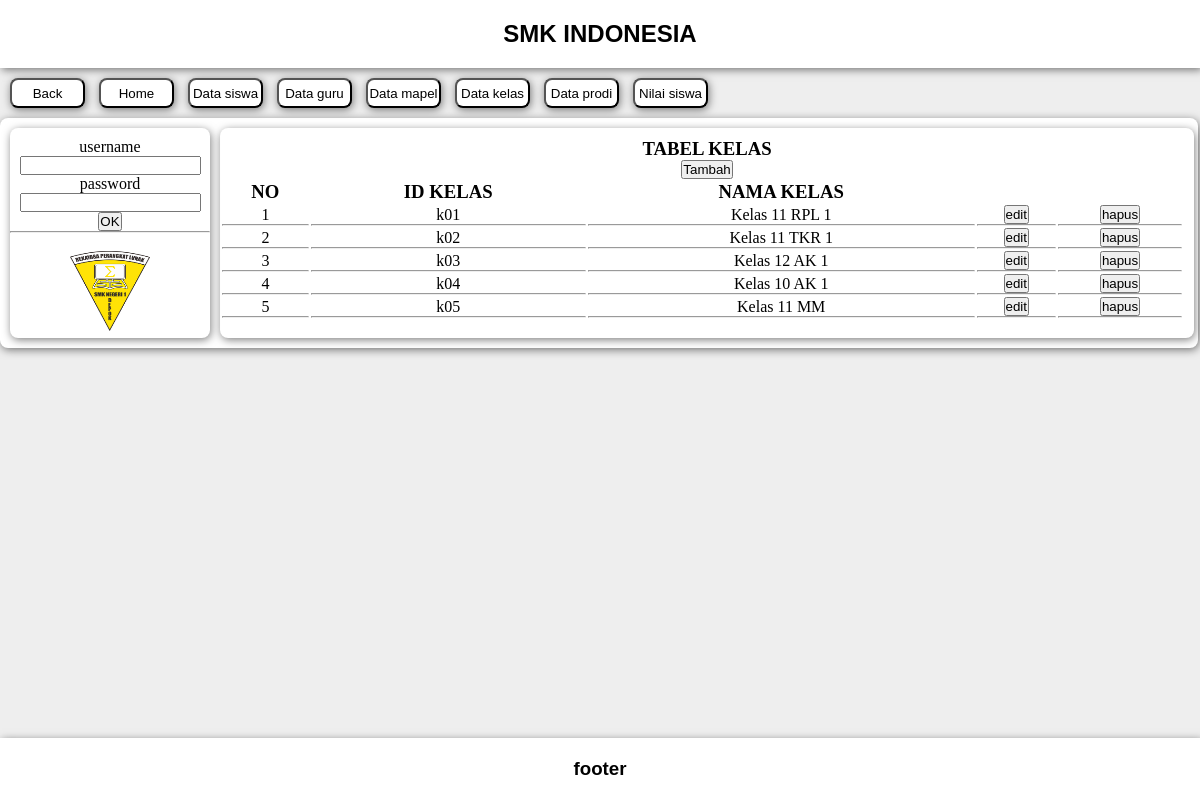
The app's page /aplikasi/admin/data_kelas.php with its own data.
### tables this page shows
CREATE TABLE `tb_kelas` (
  `id_kelas` varchar(10) NOT NULL,
  `nama_kelas` varchar(20) NOT NULL
);

### aplikasi/admin/data_kelas.php (the view, shortened to what this page needs)
<?php
 include "koneksi.php";
?>
<!DOCTYPE html>
<html>
<head>
	<link rel="stylesheet" type="text/css" href="style2.css">
</head>
<body>
<nav>
	<h1>SMK INDONESIA</h1>
</nav>
<a href="../index.php"><input type="button" value="Back" class="cardnav"></a>
<a href="home.php"><input type="button" value="Home" class="cardnav"></a>
<a href="data_siswa.php"><input type="button" value="Data siswa" class="cardnav"></a>
<a href="data_guru.php"><input type="button" value="Data guru" class="cardnav"></a>
<a href="data_mapel.php"><input type="button" value="Data mapel" class="cardnav"></a>
<a href="data_kelas.php"><input type="button" value="Data kelas" class="cardnav"></a>
<a href="data_prodi.php"><input type="button" value="Data prodi" class="cardnav"></a>
<a href="nilai_siswa.php"><input type="button" value="Nilai siswa" class="cardnav"></a>
<div class="formcard">
<div class="formcard2">
	<form action="cek_login.php" method="POST">
		<label>username</label><br>
		<input type="text" name="username"><br>
		<label>password</label><br>
		<input type="password" name="password"><br>
		<input type="submit" value="OK">
	<br>
	<hr>
	<br>
	<img src="../img/RPL.jpg" width="80px" height="80px">
	</form>
</div>
<div class="formcard3">
		<h3 align="center">TABEL KELAS</h3>
	<a href="tambah_kelas.php"><input type="button" value="Tambah"></a>
	<table class="tabel">
		<tr>
			<th><h3>NO</h3></th>
			<th><h3>ID KELAS</h3></th>
			<th><h3>NAMA KELAS</h3></th>
			<th></th>
		</tr>
<?php
 $no=1;
 $sql="SELECT * FROM tb_kelas";
 $query=mysqli_query($db_link, $sql);
 while ($data = mysqli_fetch_array($query))
 {
?>
		<tr align="center">
			<td><?php echo $no ;?><hr></td>
			<td><?php echo "$data[id_kelas]" ;?><hr></td>
			<td><?php echo "$data[nama_kelas]" ;?><hr></td>
			<td><a href="edit_kelas.php?id_kelas=<?php echo $data['id_kelas'];?>"><input type="button" value="edit"></a><hr></td>
			<td><a href="hapus_kelas.php?id_kelas=<?php echo $data['id_kelas'];?>"><input type="button" value="hapus"></a><hr></td>
			<?php $no++;
		}
		?>
		</tr>
	</table>
</div>
</div>
</body>
<footer>
	<h3>footer</h3>
</footer>
</html>

### aplikasi/admin/style2.css (style rules this page uses)
* { margin: 0px; padding: 0px; }
nav { padding-top: 20px; padding-bottom: 20px; text-align: center; font-family: sans-serif; box-shadow: 2px 2px 8px rgba(0, 0, 0, 0.5); background-color: white; }
body { background-color: #eee; }
footer { padding-top: 20px; padding-bottom: 20px; text-align: center; font-family: sans-serif; box-shadow: 2px 2px 8px rgba(0, 0, 0, 0.5); background-color: white; width: 100%; bottom: 0; position: absolute; }
.tabel { width: 99%; text-align: center; }
.cardnav { border-radius: 8px; box-shadow: 1px 2px 8px rgba(0, 0, 0, 0.5); width: 75px; height: 30px; text-align: center; background-color: white; margin: 10px 0px 10px 10px; }
.formcard { border-radius: 8px; box-shadow: 1px 2px 8px rgba(0, 0, 0, 0.5); height: 50%; width: 99%; display: flex; text-align: center; padding-top: 10px; padding-bottom: 10px; padding-left: 10px; background-color: white; }
.formcard2 { border-radius: 8px; box-shadow: 1px 2px 8px rgba(0, 0, 0, 0.5); width: 200px; height: 200px; padding-top: 10px; }
.formcard3 { border-radius: 8px; box-shadow: 1px 2px 8px rgba(0, 0, 0, 0.5); width: 82%; height: 200px; padding-top: 10px; margin-left: 10px; }

### records on screen
tb_kelas: id_kelas "k01", nama_kelas "Kelas 11 RPL 1"
tb_kelas: id_kelas "k02", nama_kelas "Kelas 11 TKR 1"
tb_kelas: id_kelas "k03", nama_kelas "Kelas 12 AK 1"
tb_kelas: id_kelas "k04", nama_kelas "Kelas 10 AK 1"
tb_kelas: id_kelas "k05", nama_kelas "Kelas 11 MM"
